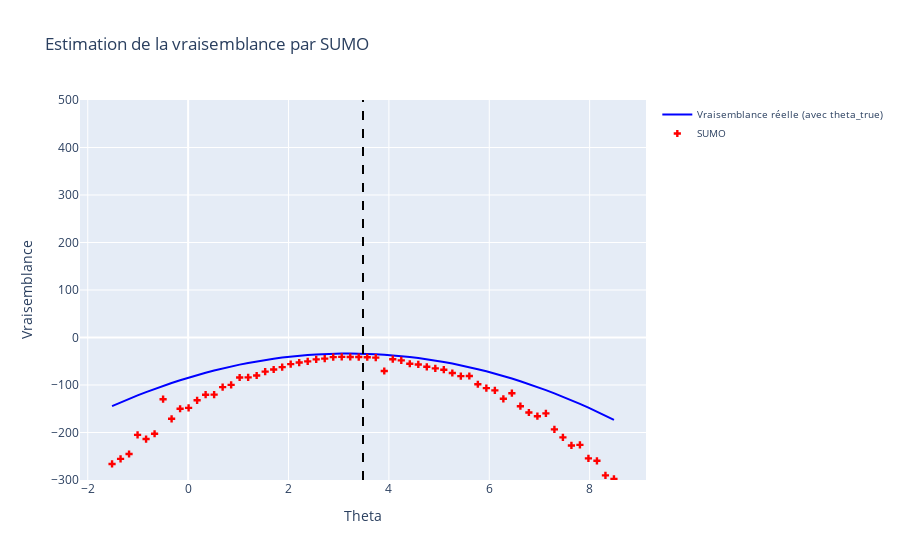

Here is the notebook cell this chart was saved with:
### Code cell
#On remarque c'est beaucoup plus long en important depuis le .py 
Code.plot_likelihood(r, x, noised_A, noised_b, theta_true, n_simulations, "ML_SS")
